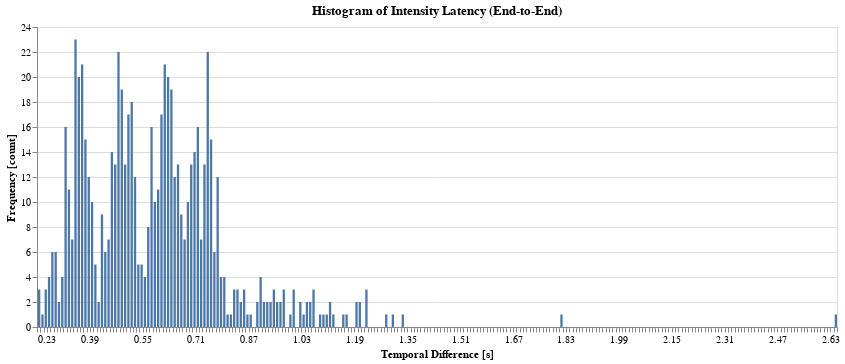

Write notebook code for a chart like this one.
### Code cell
%config IPCompleter.greedy=True
import pandas as pd
import altair as alt

intensity_delays = pd.read_csv('intensity_delays.csv')

alt.Chart(intensity_delays).mark_bar(
                                                 ).transform_calculate(
    x='datum.LightChanged - datum.CommandTime'
).encode(
    alt.X('x:Q', bin=alt.Bin(step=0.01), title='Temporal Difference [s]'),
    alt.Y('count()', title='Frequency [count]'),
).properties(
    width=800,
    title='Histogram of Intensity Latency (End-to-End)'
)

### Figure 1 — Vega-Lite specification as saved in the notebook (floating-point values rounded to 4 significant figures; data arrays with more than 128 entries replaced by an {"elided": "..."} marker saying what was removed)
{"$schema": "https://vega.github.io/schema/vega-lite/v3.4.0.json", "config": {"mark": {"tooltip": null}, "view": {"height": 300, "width": 400}}, "data": {"name": "data-9cc18e8745cdbe5caf9ef6f3dcdb2c49"}, "datasets": {"data-9cc18e8745cdbe5caf9ef6f3dcdb2c49": {"elided": "705 records"}}, "encoding": {"x": {"bin": {"step": 0.01}, "field": "x", "title": "Temporal Difference [s]", "type": "quantitative"}, "y": {"aggregate": "count", "title": "Frequency [count]", "type": "quantitative"}}, "mark": "bar", "title": "Histogram of Intensity Latency (End-to-End)", "transform": [{"as": "x", "calculate": "datum.LightChanged - datum.CommandTime"}], "width": 800}
